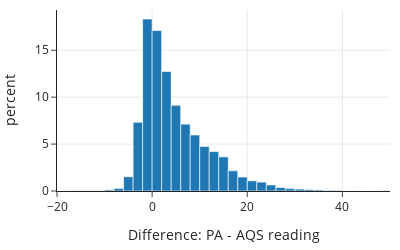

Write notebook code for a chart like this one.
### Code cell
fig = px.histogram(full_df['pm25pa'] - full_df['pm25aqs'],
            histnorm='percent', width=400, height=250)

fig.update_xaxes(range=[-20,50], title="Difference: PA - AQS reading")
fig.update_traces(xbins=dict(
        start=-20.0, end=50.0, size=2
    ))
fig.update_layout(showlegend=False)
fig.show()

### Figure 1 — Plotly figure (JSON) as saved in the notebook; plotly's stock layout.template omitted (floating-point values rounded to 4 significant figures; data arrays with more than 128 entries replaced by an {"elided": "..."} marker saying what was removed)
{"data": [{"alignmentgroup": "True", "bingroup": "x", "histnorm": "percent", "hovertemplate": "variable=0<br>value=%{x}<br>percent=%{y}<extra></extra>", "legendgroup": "0", "marker": {"color": "#1F77B4", "pattern": {"shape": ""}}, "name": "0", "offsetgroup": "0", "orientation": "v", "showlegend": true, "type": "histogram", "x": {"elided": "12246 float values"}, "xaxis": "x", "xbins": {"end": 50, "size": 2, "start": -20}, "yaxis": "y"}], "layout": {"barmode": "relative", "height": 250, "legend": {"title": {"text": "variable"}, "tracegroupgap": 0}, "showlegend": false, "width": 400, "xaxis": {"anchor": "y", "domain": [0, 1], "range": [-20, 50], "title": {"text": "Difference: PA - AQS reading"}, "type": "linear"}, "yaxis": {"anchor": "x", "autorange": true, "domain": [0, 1], "range": [0, 19.29], "title": {"text": "percent"}}}}
